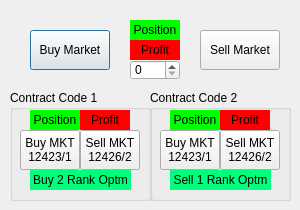
<?xml version="1.0" encoding="UTF-8"?>
<ui version="4.0">
 <class>ComboTradeDialog</class>
 <widget class="QDialog" name="ComboTradeDialog">
  <property name="geometry">
   <rect>
    <x>0</x>
    <y>0</y>
    <width>300</width>
    <height>210</height>
   </rect>
  </property>
  <property name="windowTitle">
   <string>Contract 1(Ex)~Contract 2(Ex)</string>
  </property>
  <property name="windowIcon">
   <iconset resource="tradecube.qrc">
    <normaloff>:/images/64-64.ico</normaloff>:/images/64-64.ico</iconset>
  </property>
  <widget class="QPushButton" name="pushButton_4">
   <property name="geometry">
    <rect>
     <x>30</x>
     <y>30</y>
     <width>80</width>
     <height>40</height>
    </rect>
   </property>
   <property name="text">
    <string>Buy Market</string>
   </property>
  </widget>
  <widget class="QPushButton" name="pushButton_5">
   <property name="geometry">
    <rect>
     <x>200</x>
     <y>30</y>
     <width>80</width>
     <height>40</height>
    </rect>
   </property>
   <property name="text">
    <string>Sell Market</string>
   </property>
  </widget>
  <widget class="QLabel" name="label">
   <property name="geometry">
    <rect>
     <x>130</x>
     <y>20</y>
     <width>50</width>
     <height>20</height>
    </rect>
   </property>
   <property name="styleSheet">
    <string notr="true">background-color: rgb(0, 255, 0);</string>
   </property>
   <property name="text">
    <string>Position</string>
   </property>
   <property name="alignment">
    <set>Qt::AlignCenter</set>
   </property>
  </widget>
  <widget class="QSpinBox" name="spinBox">
   <property name="geometry">
    <rect>
     <x>130</x>
     <y>60</y>
     <width>50</width>
     <height>20</height>
    </rect>
   </property>
  </widget>
  <widget class="QGroupBox" name="groupBox">
   <property name="geometry">
    <rect>
     <x>10</x>
     <y>90</y>
     <width>141</width>
     <height>111</height>
    </rect>
   </property>
   <property name="title">
    <string>Contract Code 1</string>
   </property>
   <widget class="QPushButton" name="pushButton_6">
    <property name="geometry">
     <rect>
      <x>10</x>
      <y>40</y>
      <width>60</width>
      <height>40</height>
     </rect>
    </property>
    <property name="text">
     <string>Buy MKT
12423/1</string>
    </property>
   </widget>
   <widget class="QPushButton" name="pushButton_7">
    <property name="geometry">
     <rect>
      <x>70</x>
      <y>40</y>
      <width>60</width>
      <height>40</height>
     </rect>
    </property>
    <property name="text">
     <string>Sell MKT
12426/2</string>
    </property>
   </widget>
   <widget class="QLabel" name="label_3">
    <property name="geometry">
     <rect>
      <x>20</x>
      <y>80</y>
      <width>101</width>
      <height>20</height>
     </rect>
    </property>
    <property name="styleSheet">
     <string notr="true">background-color: rgb(0, 255, 127);</string>
    </property>
    <property name="text">
     <string>Buy 2 Rank Optm</string>
    </property>
    <property name="alignment">
     <set>Qt::AlignCenter</set>
    </property>
   </widget>
   <widget class="QLabel" name="label_2">
    <property name="geometry">
     <rect>
      <x>20</x>
      <y>20</y>
      <width>50</width>
      <height>20</height>
     </rect>
    </property>
    <property name="styleSheet">
     <string notr="true">background-color: rgb(0, 255, 0);</string>
    </property>
    <property name="text">
     <string>Position</string>
    </property>
    <property name="alignment">
     <set>Qt::AlignCenter</set>
    </property>
   </widget>
   <widget class="QLabel" name="label_7">
    <property name="geometry">
     <rect>
      <x>70</x>
      <y>20</y>
      <width>50</width>
      <height>20</height>
     </rect>
    </property>
    <property name="styleSheet">
     <string notr="true">background-color: rgb(255, 0, 0);</string>
    </property>
    <property name="text">
     <string>Profit</string>
    </property>
    <property name="alignment">
     <set>Qt::AlignCenter</set>
    </property>
   </widget>
  </widget>
  <widget class="QGroupBox" name="groupBox_2">
   <property name="geometry">
    <rect>
     <x>150</x>
     <y>90</y>
     <width>141</width>
     <height>111</height>
    </rect>
   </property>
   <property name="title">
    <string>Contract Code 2</string>
   </property>
   <widget class="QLabel" name="label_5">
    <property name="geometry">
     <rect>
      <x>20</x>
      <y>80</y>
      <width>101</width>
      <height>20</height>
     </rect>
    </property>
    <property name="styleSheet">
     <string notr="true">background-color: rgb(0, 255, 127);</string>
    </property>
    <property name="text">
     <string>Sell 1 Rank Optm</string>
    </property>
    <property name="alignment">
     <set>Qt::AlignCenter</set>
    </property>
   </widget>
   <widget class="QLabel" name="label_8">
    <property name="geometry">
     <rect>
      <x>20</x>
      <y>20</y>
      <width>50</width>
      <height>20</height>
     </rect>
    </property>
    <property name="styleSheet">
     <string notr="true">background-color: rgb(0, 255, 0);</string>
    </property>
    <property name="text">
     <string>Position</string>
    </property>
    <property name="alignment">
     <set>Qt::AlignCenter</set>
    </property>
   </widget>
   <widget class="QLabel" name="label_9">
    <property name="geometry">
     <rect>
      <x>70</x>
      <y>20</y>
      <width>50</width>
      <height>20</height>
     </rect>
    </property>
    <property name="styleSheet">
     <string notr="true">background-color: rgb(255, 0, 0);</string>
    </property>
    <property name="text">
     <string>Profit</string>
    </property>
    <property name="alignment">
     <set>Qt::AlignCenter</set>
    </property>
   </widget>
   <widget class="QPushButton" name="pushButton_10">
    <property name="geometry">
     <rect>
      <x>10</x>
      <y>40</y>
      <width>60</width>
      <height>40</height>
     </rect>
    </property>
    <property name="text">
     <string>Buy MKT
12423/1</string>
    </property>
   </widget>
   <widget class="QPushButton" name="pushButton_8">
    <property name="geometry">
     <rect>
      <x>70</x>
      <y>40</y>
      <width>60</width>
      <height>40</height>
     </rect>
    </property>
    <property name="text">
     <string>Sell MKT
12426/2</string>
    </property>
   </widget>
  </widget>
  <widget class="QLabel" name="label_6">
   <property name="geometry">
    <rect>
     <x>130</x>
     <y>40</y>
     <width>50</width>
     <height>20</height>
    </rect>
   </property>
   <property name="styleSheet">
    <string notr="true">background-color: rgb(255, 0, 0);</string>
   </property>
   <property name="text">
    <string>Profit</string>
   </property>
   <property name="alignment">
    <set>Qt::AlignCenter</set>
   </property>
  </widget>
 </widget>
 <resources>
  <include location="tradecube.qrc"/>
 </resources>
 <connections/>
</ui>
